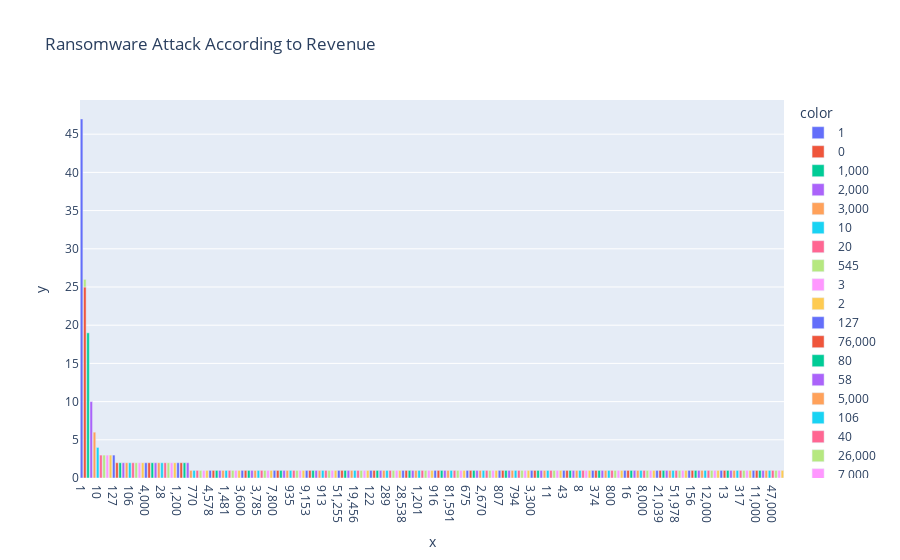

Here is the notebook cell this chart was saved with:
### Code cell
rev = df['Revenue'].value_counts()
fig = px.bar(df,x=rev.index.values,y=rev.values,color=rev.index.values,title='Ransomware Attack According to Revenue')
fig
